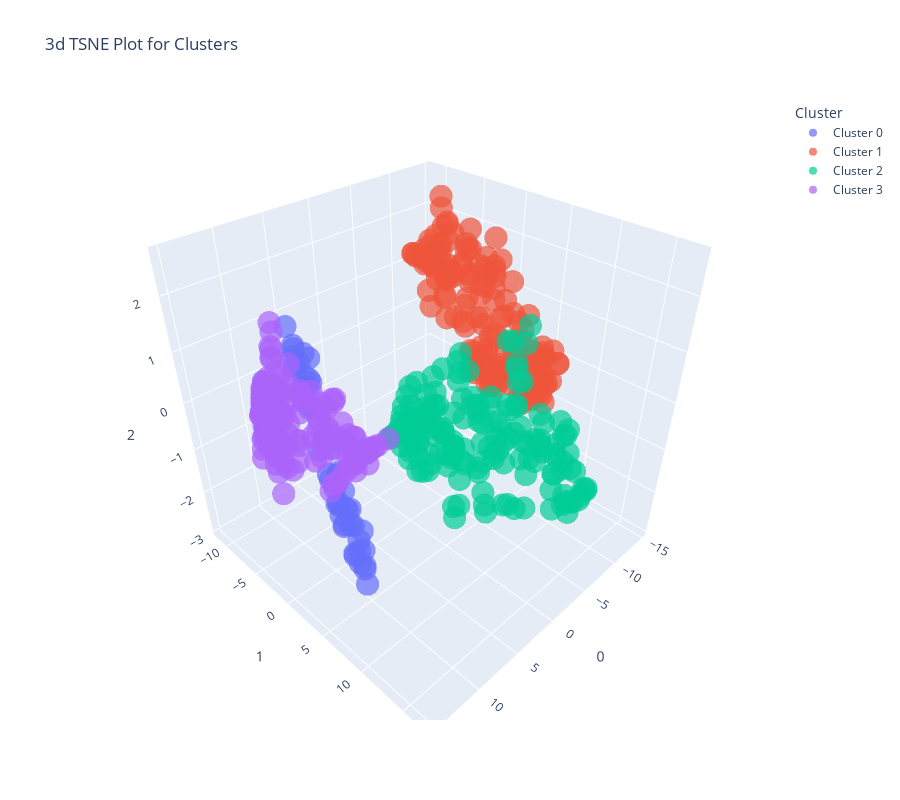

The code cell stored with this chart in its notebook:
### Code cell
plot_model(kmeans, plot='tsne')

### Figure 1 — Plotly figure (JSON) as saved in the notebook; plotly's stock layout.template omitted (floating-point values rounded to 4 significant figures; data arrays with more than 128 entries replaced by an {"elided": "..."} marker saying what was removed)
{"data": [{"customdata": [[26], [28], [20], [17], [24], [24], [29], [17], [27], [93], [28], [17], [28], [23], [28], [23], [18], [29], [23], [27], [24], [25], [25], [34], [86], [87], [82], [24], [20], [82], [22], [25], [28], [21], [88], [26], [21], [27], [23], [31], [24], [77], [86], [91], [83], [24], [26], [88], [22], [84], [18], [90], [89], [22], [30], [17], [26], [26], [28], [29], [83], [90], [24], [25], [85], [20], [25], [25], [29], [92]], "hovertemplate": "Cluster=Cluster 0<br>0=%{x}<br>1=%{y}<br>2=%{z}<br>Feature=%{customdata[0]}<extra></extra>", "legendgroup": "Cluster 0", "marker": {"color": "#636efa", "opacity": 0.7, "symbol": "circle"}, "mode": "markers", "name": "Cluster 0", "scene": "scene", "showlegend": true, "type": "scatter3d", "x": [14.08, 14.48, 14.82, 13.29, 14.75, 13.72, 14.53, 13.12, 14.84, 14.67, 14.76, 14.55, 13.89, 14.09, 14.19, 13.41, 14.39, 14.13, 13.08, 14.43, 13.1, 13.08, 13.71, 14.36, 14.72, 13.67, 14.67, 13.98, 13.57, 14.39, 14.74, 14.7, 14.89, 13.94, 14.54, 14.17, 14.35, 14.29, 14.76, 14.71, 13.25, 14.72, 14.6, 13.94, 14.34, 13.04, 13.95, 14.26, 13.34, 14.48, 13.52, 14.58, 14.43, 13.5, 14.51, 13.04, 13.25, 14.23, 13.76, 13.01, 13.97, 13.55, 13.52, 13.81, 14.15, 13.74, 13.75, 13.89, 13.37, 14.49], "y": [5.883, 5.468, 4.586, 7.794, 4.178, 6.555, 4.948, 8.11, 4.691, 0.2963, 4.105, 5.016, 5.709, 5.793, 4.814, 6.564, 4.758, -1.657, 8.082, 4.205, 8.126, 8.078, 6.994, -1.537, 0.5488, -2.296, 0.2076, 6.094, 6.099, -0.8754, 4.005, 4.01, 3.742, 6.511, -0.2918, 5.047, 5.206, 5.465, 4.169, 5.035, 6.696, 0.5261, -0.1569, -1.812, -1.718, 7.503, 5.617, -1.173, 7.251, -0.559, 6.472, -0.195, -1.648, 7.535, 4.251, 7.502, 6.866, 4.582, 6.584, 8.16, -2.212, -2.174, 7.47, 6.056, -2.201, 6.035, 6.702, 6.63, 7.128, -0.5028], "z": [1.037, 2.277, 1.714, -1.272, 2.331, 0.3925, 2.306, -0.5709, 1.76, 0.5035, 1.987, 1.51, 0.2194, 1.003, 1.877, 0.05041, 1.415, 0.5438, -1.389, 2.093, -0.9751, -1.314, -0.2011, 0.4223, 0.4777, 0.8054, 0.4895, 0.8329, -0.2677, 0.6137, 2.194, 2.051, 2.629, -0.116, 0.5879, 0.7069, 1.869, 1.46, 2.38, 1.987, -0.3284, 0.4748, 0.5112, 0.8124, 0.4042, -0.8575, 0.3158, 0.6741, -1.178, 0.5986, -0.6125, 0.5322, 0.2611, -0.4936, 1.512, -1.073, -0.5912, 1.728, 0.4437, -1.726, 0.2558, 1.14, -1.077, 0.091, 0.6571, -0.2204, -0.5882, -0.3511, -0.2318, 0.5993]}, {"customdata": {"elided": "147x1 int values"}, "hovertemplate": "Cluster=Cluster 1<br>0=%{x}<br>1=%{y}<br>2=%{z}<br>Feature=%{customdata[0]}<extra></extra>", "legendgroup": "Cluster 1", "marker": {"color": "#EF553B", "opacity": 0.7, "symbol": "circle"}, "mode": "markers", "name": "Cluster 1", "scene": "scene", "showlegend": true, "type": "scatter3d", "x": {"elided": "147 float values"}, "y": {"elided": "147 float values"}, "z": {"elided": "147 float values"}}, {"customdata": {"elided": "156x1 int values"}, "hovertemplate": "Cluster=Cluster 2<br>0=%{x}<br>1=%{y}<br>2=%{z}<br>Feature=%{customdata[0]}<extra></extra>", "legendgroup": "Cluster 2", "marker": {"color": "#00cc96", "opacity": 0.7, "symbol": "circle"}, "mode": "markers", "name": "Cluster 2", "scene": "scene", "showlegend": true, "type": "scatter3d", "x": {"elided": "156 float values"}, "y": {"elided": "156 float values"}, "z": {"elided": "156 float values"}}, {"customdata": {"elided": "132x1 int values"}, "hovertemplate": "Cluster=Cluster 3<br>0=%{x}<br>1=%{y}<br>2=%{z}<br>Feature=%{customdata[0]}<extra></extra>", "legendgroup": "Cluster 3", "marker": {"color": "#ab63fa", "opacity": 0.7, "symbol": "circle"}, "mode": "markers", "name": "Cluster 3", "scene": "scene", "showlegend": true, "type": "scatter3d", "x": {"elided": "132 float values"}, "y": {"elided": "132 float values"}, "z": {"elided": "132 float values"}}], "layout": {"height": 800, "legend": {"title": {"text": "Cluster"}, "tracegroupgap": 0}, "scene": {"domain": {"x": [0, 1], "y": [0, 1]}, "xaxis": {"title": {"text": "0"}}, "yaxis": {"title": {"text": "1"}}, "zaxis": {"title": {"text": "2"}}}, "title": {"text": "3d TSNE Plot for Clusters"}, "width": 900}}
